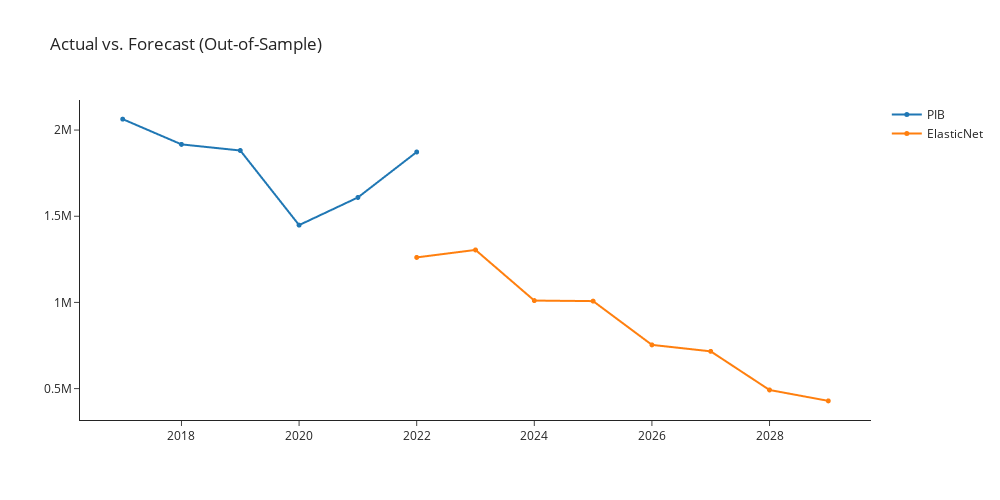

Write notebook code for a chart like this one.
### Markdown cell above
###  huber_cds_dt    Huber w/ Cond. Deseasonalize & Detrending

### Code cell
en_cds_dt = exp.create_model('en_cds_dt')
exp.plot_model(plot = 'decomp',
               data_kwargs = {'type' : 'multiplicative'},
               fig_kwargs = {"height":500,"width":1000,"template": "simple_white","hoverinfo":"none","big_data_threshold":10})
exp.plot_model(estimator = en_cds_dt, plot = 'forecast', 
               data_kwargs = {'fh' : 8},
               fig_kwargs = {"height":500,"width":1000,"template": "simple_white","hoverinfo":"none","big_data_threshold":10})

### Figure 1 — Plotly figure (JSON) as saved in the notebook; plotly's stock layout.template omitted (floating-point values rounded to 4 significant figures)
{"data": [{"hoverinfo": "none", "line": {"width": 2}, "marker": {"size": 5}, "mode": "lines+markers", "name": "PIB", "type": "scattergl", "x": [2017, 2018, 2019, 2020, 2021, 2022, 2023, 2024, 2025, 2026, 2027, 2028, 2029], "xaxis": "x", "y": [2064000.0, 1917000.0, 1881000.0, 1449000.0, 1609000.0, 1873000.0, null, null, null, null, null, null, null], "yaxis": "y"}, {"hoverinfo": "none", "line": {"width": 2}, "marker": {"size": 5}, "mode": "lines+markers", "name": "ElasticNet", "type": "scattergl", "x": [2017, 2018, 2019, 2020, 2021, 2022, 2023, 2024, 2025, 2026, 2027, 2028, 2029], "xaxis": "x", "y": [null, null, null, null, null, 1261000.0, 1305000.0, 1011000.0, 1008000.0, 753700.0, 716200.0, 492000.0, 428800.0], "yaxis": "y"}], "layout": {"autosize": false, "height": 500, "showlegend": true, "title": {"text": "Actual vs. Forecast (Out-of-Sample)"}, "width": 1000, "xaxis": {"anchor": "y", "domain": [0, 1]}, "yaxis": {"anchor": "x", "domain": [0, 1]}}}
